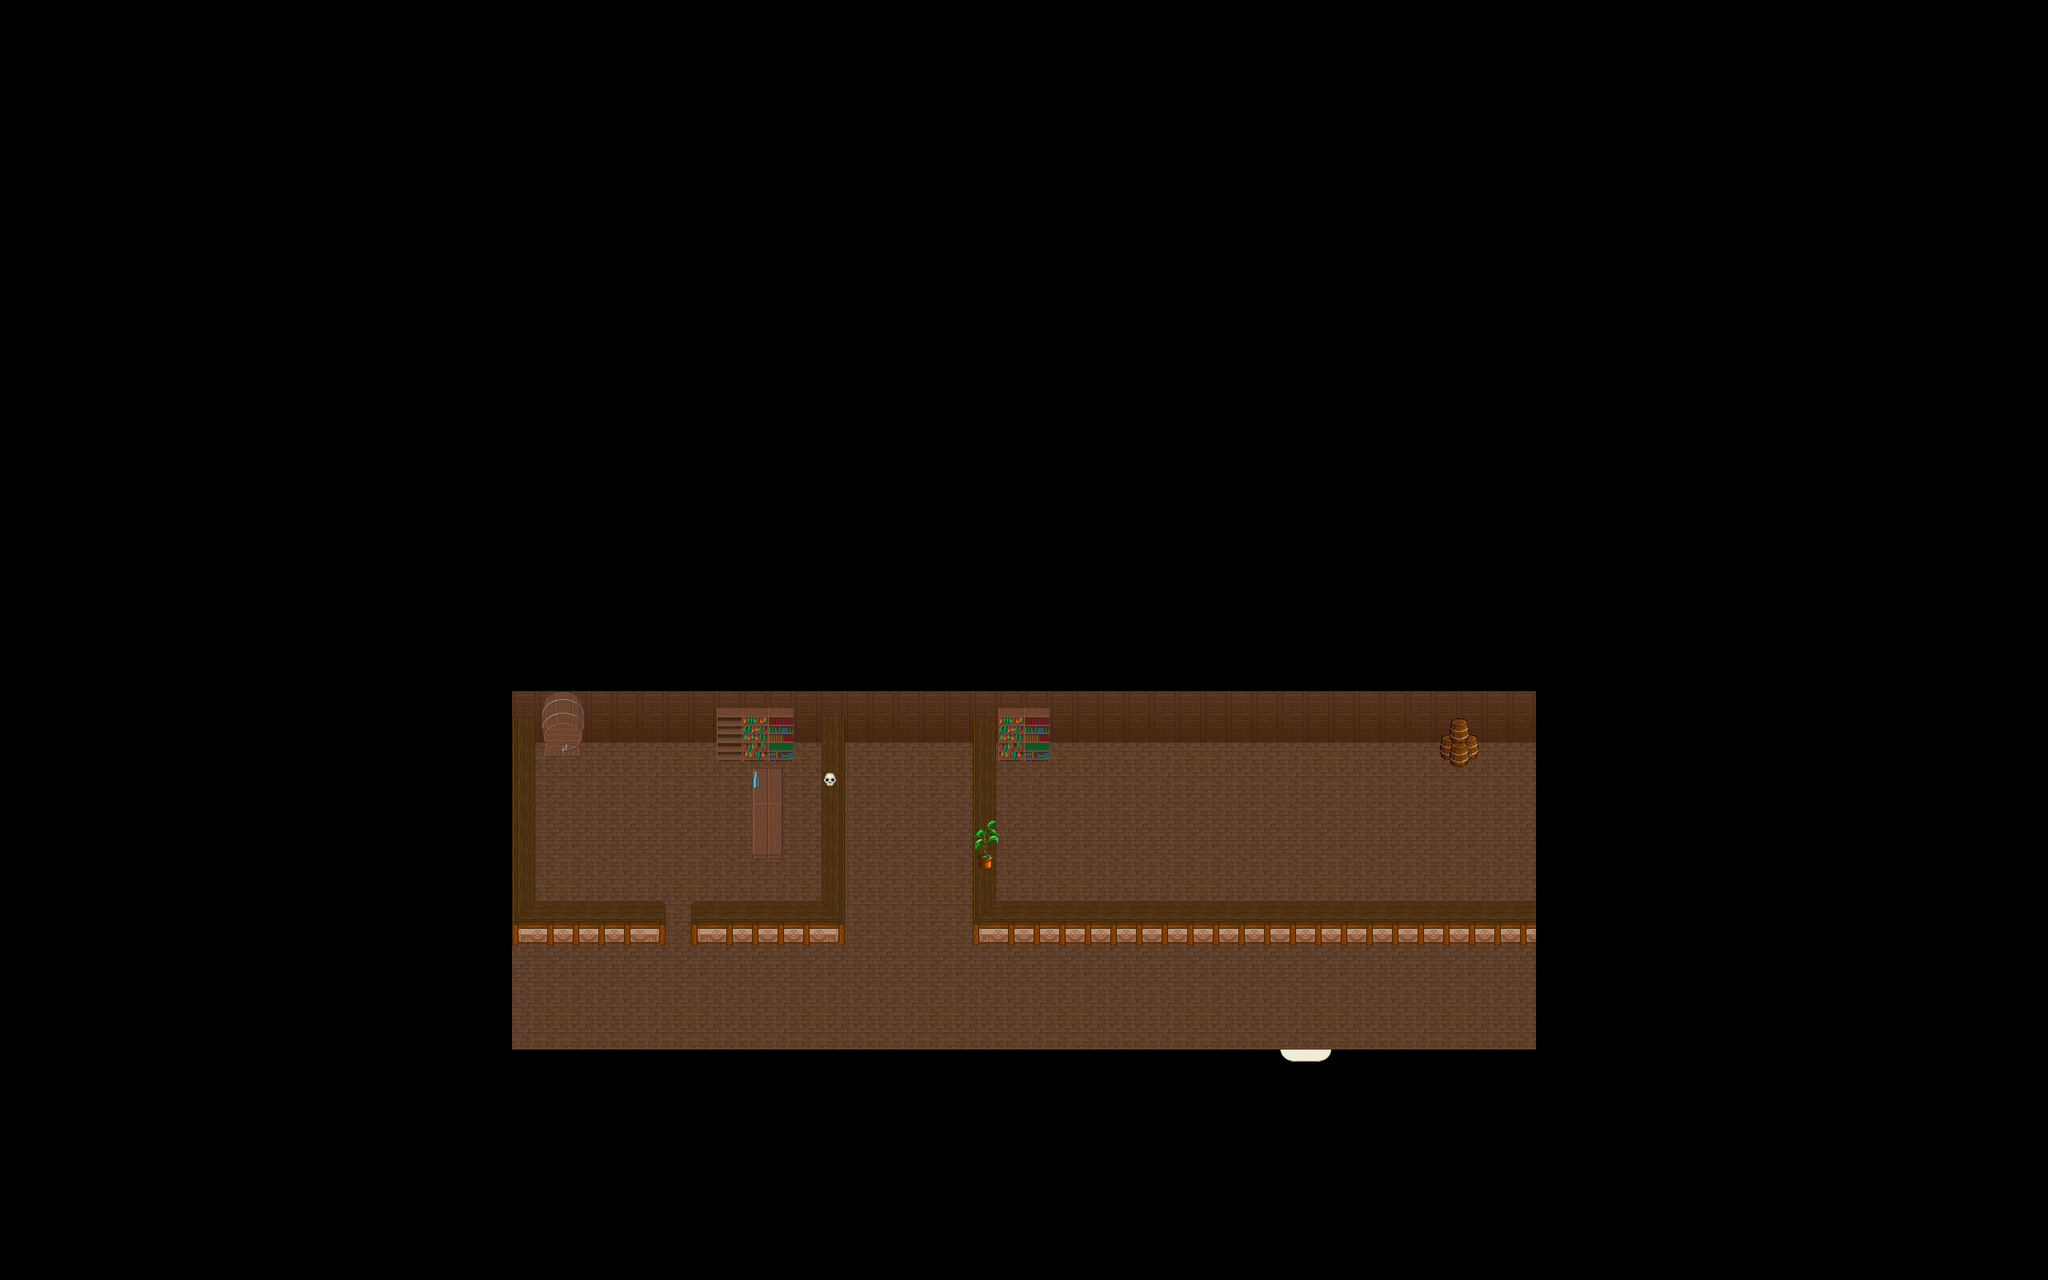

This is a level from a 2D game, rendered from its Tiled map with the project's own tilesets. A one-line summary and the map file follow, with tile-layer data summarised:
An orthogonal 80x50 tile map with 32x32 px tiles, 4 tile layers (Ground, Ground, Fringe, Over), 1 hidden layer not drawn, 9 tilesets and 2 objects (WARP, SCRIPT).

<map version="1.0" orientation="orthogonal" width="80" height="50" tilewidth="32" tileheight="32">
  <properties>
    <property name="music" value="faith.ogg" />
  </properties>
  <tileset firstgid="1" name="inn" tilewidth="32" tileheight="32">
    <image source="../graphics/tiles/indoor3_32_32.png" />
  </tileset>
  <tileset firstgid="1025" name="woodland_indoor" tilewidth="32" tileheight="32">
    <image source="../graphics/tiles/indoor2_32_32.png" />
  </tileset>
  <tileset firstgid="2049" name="collision" tilewidth="32" tileheight="32">
    <image source="../graphics/tiles/collision1_32_32.png" />
  </tileset>
  <tileset firstgid="3073" name="desert1" tilewidth="32" tileheight="32">
    <image source="../graphics/tiles/desert1_32_32.png" />
  </tileset>
  <tileset firstgid="4097" name="inn_32_64" tilewidth="32" tileheight="64">
    <image source="../graphics/tiles/indoor2_32_64.png" />
  </tileset>
  <tileset firstgid="4609" name="inn_32_96" tilewidth="32" tileheight="96">
    <image source="../graphics/tiles/indoor2_32_96.png" />
  </tileset>
  <tileset firstgid="4929" name="woodland_indoor_32_64" tilewidth="32" tileheight="64">
    <image source="../graphics/tiles/indoor1_32_64.png" />
  </tileset>
  <tileset firstgid="5441" name="woodland_indoor_32_96" tilewidth="32" tileheight="96">
    <image source="../graphics/tiles/indoor1_32_96.png" />
  </tileset>
  <tileset firstgid="6785" name="indoor1_32_96" tilewidth="32" tileheight="96">
    <image source="../graphics/tiles/indoor1_32_96.png" />
  </tileset>
  <layer name="Ground" width="80" height="50">
    <data>[4000 cells, 4000 non-empty, 6 distinct tile ids]</data>
  </layer>
  <layer name="Ground" width="80" height="50">
    <data>[4000 cells, 4000 non-empty, 6 distinct tile ids]</data>
  </layer>
  <layer name="Fringe" width="80" height="50">
    <data>[4000 cells, 177 non-empty, 96 distinct tile ids]</data>
  </layer>
  <layer name="Over" width="80" height="50">
    <data>[4000 cells, 30 non-empty, 15 distinct tile ids]</data>
  </layer>
  <layer name="Collision" width="80" height="50" visible="0">
    <data>[4000 cells, 3634 non-empty, 1 distinct tile ids]</data>
  </layer>
  <objectgroup name="Object" width="80" height="50">
    <object name="Warp to Roststock" type="WARP" x="1599" y="1311" width="68" height="38">
      <properties>
        <property name="DEST_MAP" value="ow-n0003-n0001-o0000" />
        <property name="DEST_X" value="2208" />
        <property name="DEST_Y" value="4256" />
      </properties>
    </object>
    <object name="External Map Events" type="SCRIPT" x="0" y="0">
      <properties>
        <property name="FILENAME" value="scripts/maps/iw-roststock_pharmacy-o00-o00-o00.lua" />
      </properties>
    </object>
  </objectgroup>
</map>
